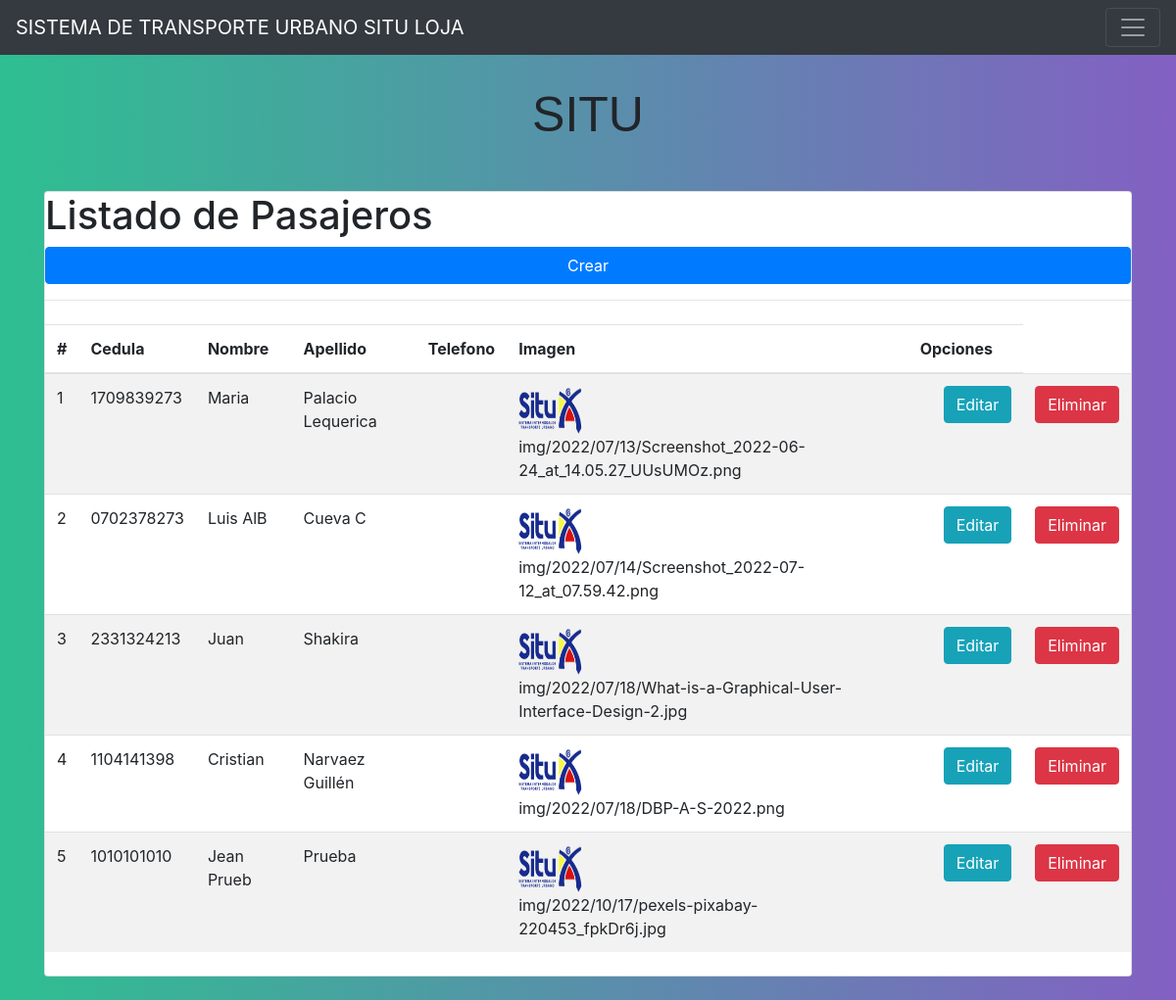
/pasajeros/, run on the app's committed database.
### appSITUweb/models.py (models this page shows, shortened)
class Pasajero(models.Model):
	cedula = models.CharField(max_length=10, blank=False)
	nombre = models.CharField(max_length=10, blank=False)
	imagen = models.ImageField(upload_to='img/%Y/%m/%d/')
	apellido = models.CharField(max_length=30)
	email = models.EmailField()

### appSITUweb/views.py (the view)
# urls.py: path('pasajeros/', pasajeros, name='pasajeros'),
def pasajeros(request):
    data = PasajeroFormulario()
    pasajeros = Pasajero.objects.all()
    if request.method == 'POST':
        formulario = PasajeroFormulario(data=request.POST, files=request.FILES)
        if formulario.is_valid():
            formulario.save()
    return render(request,"pasajeros.html",{"pasajeros":pasajeros, 'form':data})

### templates/pasajeros.html (shortened to what this page needs)
{% extends "./base.html" %}
{% block body %}
<center>
    <article>
        <p class="animate__animated animate__pulse animate__infinite"
                    style="font-family: 'Comic Sans MS', sans-serif; font-size: 50px; ">SITU</p><br>
    </article>
</center>
<div class="card">
        <h1>Listado de Pasajeros</h1>
        <a href="{% url 'pasajerosCreate' %}" class="btn btn-primary">Crear</a>
        <hr>
        <div class="table-responsive py-2">
            <table class="table table-striped table-hover table-responsive-sa">
                <thead>
                    <tr>
                        <th>#</th>
                        <th>Cedula</th>
                        <th>Nombre</th>
                        <th>Apellido</th>
                        <th>Telefono</th>
                        <th>Imagen</th>
                        <th colspan="2">Opciones</th>
                    </tr>
                </thead>
                <tbody>
                    {% for e in pasajeros %}
                    <tr>
                        <td>{{forloop.counter}}</td>
                        <td>{{e.cedula}}</td>
                        <td>{{e.nombre}}</td>
                        <td>{{e.apellido}}</td>
                        <td>{{e.telefono}}</td>
                        <td>
                        {% load static %}
                        <img src="{% static 'logo.png' %}" alt="Imagen no encontrada" width="65" height="50"><br>
                        {{e.imagen}}
                        </td>
                        <td>{{e.correo}}</td>
                        <td><a href="{% url 'pasajerosEdit' e.id %}"  class="btn btn-info">Editar</a></td>
                        <td><a href="{% url 'pasajerosDelete' e.id %}"  class="btn btn-danger">Eliminar</a></td>
                    </tr>
                    {% endfor %}
                </tbody>
            </table>
        </div>
        </div>
{% endblock body %}

### templates/base.html (shortened to what this page needs)
<!DOCTYPE html>
<html lang="es">
<head>
    {% load static %}
    <link rel="stylesheet" href="https://cdn.jsdelivr.net/npm/bootstrap@4.5.3/dist/css/bootstrap.min.css"
>
    <link rel="stylesheet" href="https://cdnjs.cloudflare.com/ajax/libs/animate.css/4.1.1/animate.min.css" />
    <link rel="stylesheet" href="{% static '/login.css' %}">
</head>
<body>
    <nav class="navbar navbar-dark bg-dark">
        <a class="navbar-brand" href="#">SISTEMA DE TRANSPORTE URBANO SITU LOJA</a>
        <button class="navbar-toggler" type="button" data-toggle="collapse" data-target="#navbarNav"
            aria-controls="navbarNav" aria-expanded="false" aria-label="Toggle navigation">
            <span class="navbar-toggler-icon"></span>
        </button>
    </nav>
    <div class="container py-4">
        {% block body %}
        {% endblock body %}
    </div>
</body>

### templates/static/login.css (style rules this page uses)
* { margin: 0px; padding: 0px; }
body { background: #8360c3; background: -webkit-linear-gradient(to right, #2ebf91, #8360c3); background: linear-gradient(to right, #2ebf91, #8360c3); }

### data on the page
Pasajero: cedula "1709839273", nombre "Maria", apellido "Palacio Lequerica", imagen "img/2022/07/13/Screenshot_2022-06-24_at_14.05.27_UUsUMOz.png"
Pasajero: cedula "0702378273", nombre "Luis AlB", apellido "Cueva C", imagen "img/2022/07/14/Screenshot_2022-07-12_at_07.59.42.png"
Pasajero: cedula "2331324213", nombre "Juan", apellido "Shakira", imagen "img/2022/07/18/What-is-a-Graphical-User-Interface-Design-2.jpg"
Pasajero: cedula "1104141398", nombre "Cristian", apellido "Narvaez Guillén", imagen "img/2022/07/18/DBP-A-S-2022.png"
Pasajero: cedula "1010101010", nombre "Jean Prueb", apellido "Prueba", imagen "img/2022/10/17/pexels-pixabay-220453_fpkDr6j.jpg"
